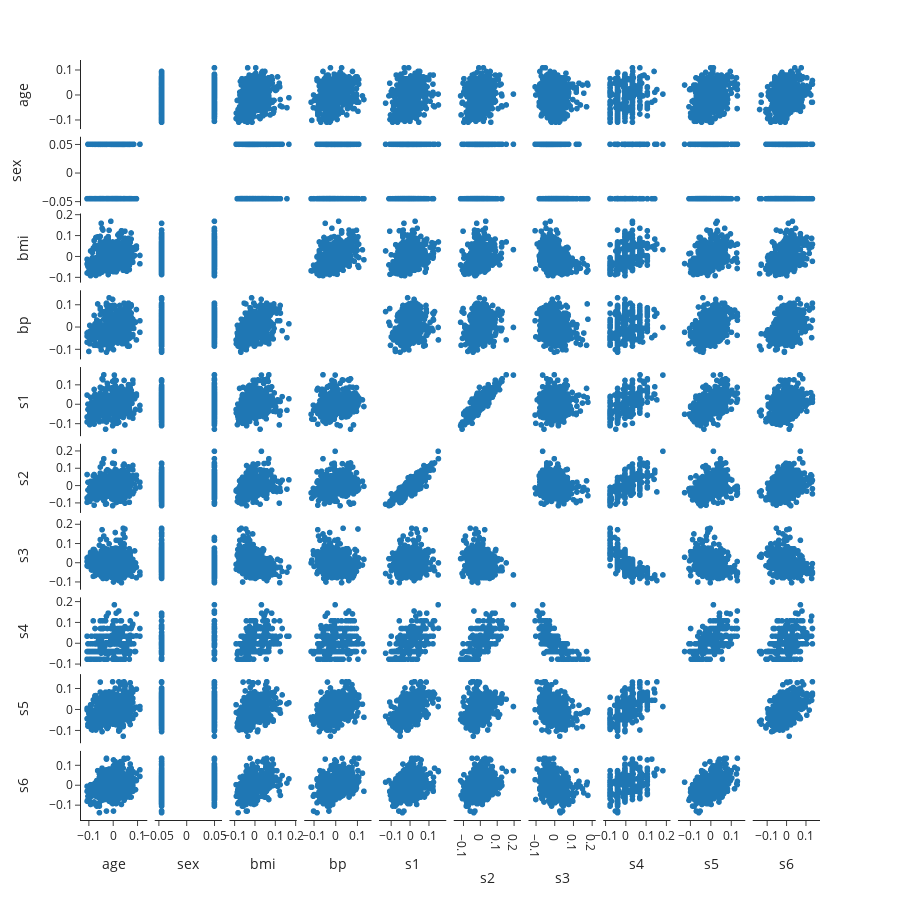

The code cell stored with this chart in its notebook:
### Markdown cell above
Let's look at the features (`X`). Note that they are scaled to mean of zero and the same standard deviation.

### Code cell
fig = px.scatter_matrix(df, dimensions=feature_names, width=900, height=900)
fig.update_traces(diagonal_visible=False)

### Figure 1 — Plotly figure (JSON) as saved in the notebook; plotly's stock layout.template omitted (floating-point values rounded to 4 significant figures; data arrays with more than 128 entries replaced by an {"elided": "..."} marker saying what was removed)
{"data": [{"diagonal": {"visible": false}, "dimensions": [{"axis": {"matches": true}, "label": "age", "values": {"elided": "442 float values"}}, {"axis": {"matches": true}, "label": "sex", "values": {"elided": "442 float values"}}, {"axis": {"matches": true}, "label": "bmi", "values": {"elided": "442 float values"}}, {"axis": {"matches": true}, "label": "bp", "values": {"elided": "442 float values"}}, {"axis": {"matches": true}, "label": "s1", "values": {"elided": "442 float values"}}, {"axis": {"matches": true}, "label": "s2", "values": {"elided": "442 float values"}}, {"axis": {"matches": true}, "label": "s3", "values": {"elided": "442 float values"}}, {"axis": {"matches": true}, "label": "s4", "values": {"elided": "442 float values"}}, {"axis": {"matches": true}, "label": "s5", "values": {"elided": "442 float values"}}, {"axis": {"matches": true}, "label": "s6", "values": {"elided": "442 float values"}}], "hovertemplate": "%{xaxis.title.text}=%{x}<br>%{yaxis.title.text}=%{y}<extra></extra>", "legendgroup": "", "marker": {"color": "#1F77B4", "symbol": "circle"}, "name": "", "showlegend": false, "type": "splom"}], "layout": {"dragmode": "select", "height": 900, "legend": {"tracegroupgap": 0}, "margin": {"t": 60}, "width": 900, "xaxis": {"autorange": true, "range": [-0.1365, 0.14], "type": "linear"}, "xaxis10": {"autorange": true, "range": [-0.1745, 0.1723], "type": "linear"}, "xaxis2": {"autorange": true, "range": [-0.05744, 0.06347], "type": "linear"}, "xaxis3": {"autorange": true, "range": [-0.1253, 0.2056], "type": "linear"}, "xaxis4": {"autorange": true, "range": [-0.1452, 0.1649], "type": "linear"}, "xaxis5": {"autorange": true, "range": [-0.1645, 0.1916], "type": "linear"}, "xaxis6": {"autorange": true, "range": [-0.1578, 0.241], "type": "linear"}, "xaxis7": {"autorange": true, "range": [-0.1404, 0.2192], "type": "linear"}, "xaxis8": {"autorange": true, "range": [-0.1115, 0.2204], "type": "linear"}, "xaxis9": {"autorange": true, "range": [-0.161, 0.1685], "type": "linear"}, "yaxis": {"autorange": true, "range": [-0.1365, 0.14], "type": "linear"}, "yaxis10": {"autorange": true, "range": [-0.1745, 0.1723], "type": "linear"}, "yaxis2": {"autorange": true, "range": [-0.05744, 0.06347], "type": "linear"}, "yaxis3": {"autorange": true, "range": [-0.1253, 0.2056], "type": "linear"}, "yaxis4": {"autorange": true, "range": [-0.1452, 0.1649], "type": "linear"}, "yaxis5": {"autorange": true, "range": [-0.1645, 0.1916], "type": "linear"}, "yaxis6": {"autorange": true, "range": [-0.1578, 0.241], "type": "linear"}, "yaxis7": {"autorange": true, "range": [-0.1404, 0.2192], "type": "linear"}, "yaxis8": {"autorange": true, "range": [-0.1115, 0.2204], "type": "linear"}, "yaxis9": {"autorange": true, "range": [-0.161, 0.1685], "type": "linear"}}}
